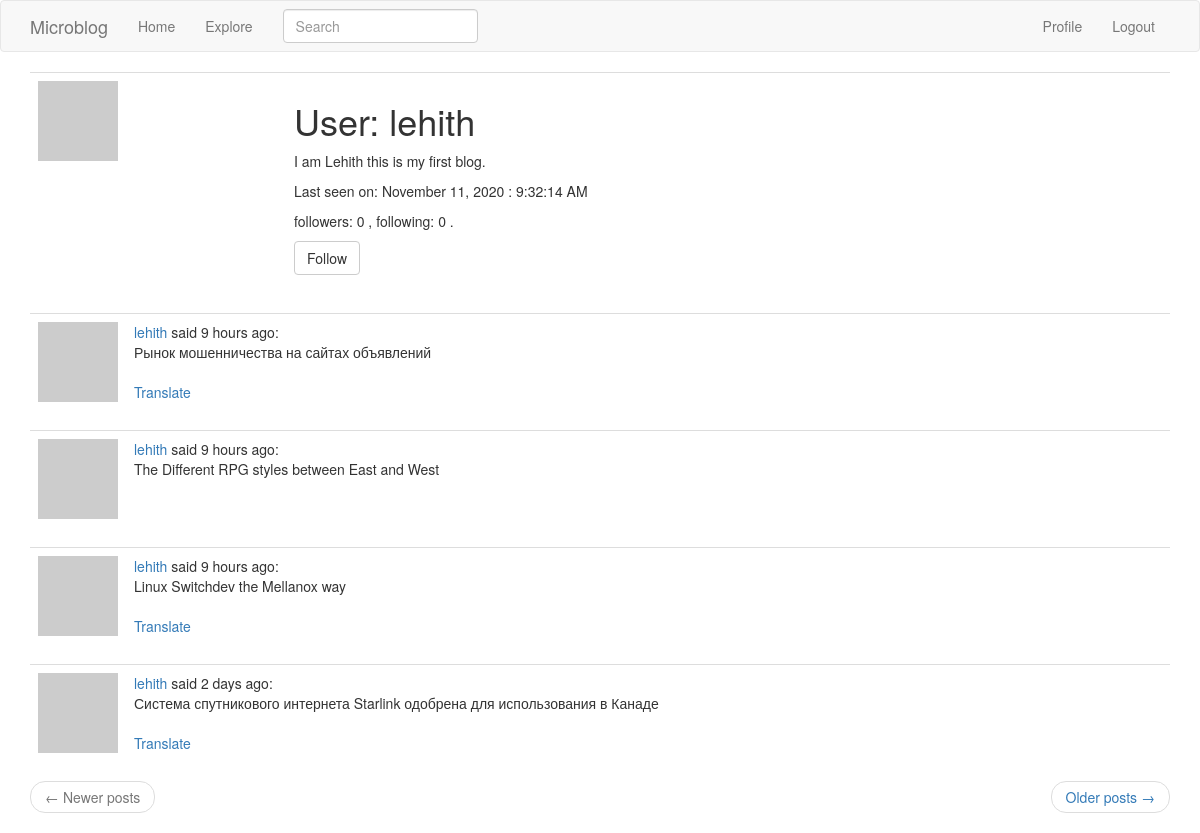
The app's page /user/lehith (signed in) with its own data.
### app/models.py (models this page shows, shortened)
class User(UserMixin, db.Model):
    id = db.Column(db.Integer, primary_key=True)
    username = db.Column(db.String(64), index=True, unique=True)
    email = db.Column(db.String(120), index=True, unique=True)
    password_hash = db.Column(db.String(128))
    about_me = db.Column(db.String(140))
    posts = db.relationship('Post', backref='author', lazy='dynamic')
    last_seen = db.Column(db.DateTime, default=datetime.utcnow)
    followed = db.relationship(
        'User', secondary=followers,
        primaryjoin=(followers.c.follower_id == id),
        secondaryjoin=(followers.c.followed_id == id),
        backref=db.backref('followers', lazy='dynamic'), lazy='dynamic')
    def avatar(self, size):
        digest = md5(self.email.lower().encode('utf-8')).hexdigest()
        return 'https://www.gravatar.com/avatar/{}?d=identicon&s={}'.format(
            digest, size)
    def is_following(self, user):
        return self.followed.filter(followers.c.followed_id == user.id).count() > 0

class SearchableMixin(object):
    @classmethod
    def before_commit(cls, session):
        session._changes = {
            'add': list(session.new),
            'update': list(session.dirty),
            'delete': list(session.deleted)
        }
    @classmethod
    def after_commit(cls, session):
        for obj in session._changes['add']:
            if isinstance(obj, SearchableMixin):
                add_to_index(obj.__tablename__, obj)
        for obj in session._changes['update']:
            if isinstance(obj, SearchableMixin):
                add_to_index(obj.__tablename__, obj)
        for obj in session._changes['delete']:
            if isinstance(obj, SearchableMixin):
                remove_from_index(obj.__tablename__, obj)
        session._changes = None

class Post(SearchableMixin, db.Model):
    __searchable__ = ['body']
    id = db.Column(db.Integer, primary_key=True)
    body = db.Column(db.String(140))
    timestamp = db.Column(db.DateTime, index=True, default=datetime.utcnow)
    user_id = db.Column(db.Integer, db.ForeignKey('user.id'))
    language = db.Column(db.String(5))

### app/main/routes.py (the view)
@bp.route('/user/<username>')
@login_required
def user(username):
    user = User.query.filter_by(username=username).first_or_404()
    page = request.args.get('page', 1, type=int)
    posts = user.posts.order_by(Post.timestamp.desc()).paginate(
        page, current_app.config['POSTS_PER_PAGE'], False)
    next_url = url_for('main.user', username=user.username,
                       page=posts.next_num) if posts.has_next else None
    prev_url = url_for('main.user', username=user.username,
                       page=posts.prev_num) if posts.has_prev else None
    form = EmptyForm()
    return render_template('user.html', user=user, posts=posts.items,
                           next_url=next_url, prev_url=prev_url, form=form)

### app/main/forms.py
class SearchForm(FlaskForm):
    q = StringField(_l('Search'), validators=[DataRequired()])
    def __init__(self, *args, **kwargs):
        if 'formdata' not in kwargs:
            kwargs['formdata'] = request.args
        if 'csrf_enabled' not in kwargs:
            kwargs['csrf_enabled'] = False
        super(SearchForm, self).__init__(*args, **kwargs)

class EmptyForm(FlaskForm):
    submit = SubmitField(_l('Submit'))

### app/main/routes.py (called while the page is built)
@bp.before_app_request
def before_request():
    if current_user.is_authenticated:
        current_user.last_seen = datetime.utcnow()
        db.session.commit()
        g.search_form = SearchForm()
    g.locale = str(get_locale())

### app/models.py (called while the page is built)
@login.user_loader
def load_user(id):
    return User.query.get(int(id))

### app/main/templates/user.html (shortened to what this page needs)
{% extends "base.html" %}
{% block app_content %}
    <table class="table table-hover">
        <tr>
            <td width="256px"><img src="{{ user.avatar(256) }}"></td>
            <td>
                <h1>{{ _('User')}}: {{ user.username }}</h1>
                {% if user.about_me %}
                    <p>{{ user.about_me }}</p>
                {% endif %}
                {% if user.last_seen %}
                    <p>{{ _('Last seen on: ')}}{{ moment(user.last_seen).format('LL') }} : {{ moment(user.last_seen).format('LTS') }}</p>
                {% endif %}
                <p>{{ _('followers:') }} {{ user.followers.count() }} , {{ _('following:') }} {{ user.followed.count() }} .</p>
                {% if user == current_user %}
                    <p><a href="{{ url_for('main.edit_profile') }}">{{ _('Edit your profile')}}</a></p>
                {% elif not current_user.is_following(user) %}
                    <p>
                    <form action="{{ url_for('main.follow', username=user.username) }}" method="post">
                        {{ form.submit(value=_('Follow'), class_='btn btn-default') }}
                    </form>
                    </p>
                {% endif %}
            </td>
        </tr>
    </table>
    {% for post in posts %}
        {% include '_post.html' %}
    {% endfor %}
    <nav aria-label="...">
        <ul class="pager">
            <li class="previous{% if not prev_url %} disabled{% endif %}">
                <a href="{{ prev_url or '#' }}">
                    <span aria-hidden="true">&larr;</span> {{ _('Newer posts')}}
                </a>
            </li>
            <li class="next{% if not next_url %} disabled{% endif %}">
                <a href="{{ next_url or '#' }}">
                    {{ _('Older posts')}} <span aria-hidden="true">&rarr;</span>
                </a>
            </li>
        </ul>
    </nav>
{% endblock %}

### app/main/templates/_post.html
<table class="table table-hover">
    <tr>
        <td width="70px">
            <a href="{{ url_for('main.user', username=post.author.username) }}">
                <img src="{{ post.author.avatar(70) }}"/>
            </a>
        </td>
        <td>
            <a href="{{ url_for('main.user', username=post.author.username) }}">
                {{ post.author.username }}
            </a>
            {{ _('said') }} {{ moment(post.timestamp).fromNow() }}:
            <br>
            <span id="post{{ post.id }}">{{ post.body }}</span>
            {% if post.language and post.language != g.locale %}
                <br><br>
              <span id="translation{{ post.id }}">
                <a href="javascript:translate(
                            '#post{{ post.id }}',
                            '#translation{{ post.id }}',
                            '{{ post.language }}',
                            '{{ g.locale }}');">{{ _('Translate') }}</a>
            </span>
            {% endif %}
        </td>
    </tr>
</table>

### records on screen
User: username "lehith", about_me "I am Lehith this is my first blog.", last_seen "November 11, 2020", last_seen "9:32:14 AM"
Post: author.username "lehith", timestamp "9 hours ago", body "Рынок мошенничества на сайтах объявлений"
Post: author.username "lehith", timestamp "9 hours ago", body "The Different RPG styles between East and West"
Post: author.username "lehith", timestamp "9 hours ago", body "Linux Switchdev the Mellanox way"
Post: author.username "lehith", timestamp "2 days ago", body "Система спутникового интернета Starlink одобрена для использования в Канаде"

### other values on screen
{{ user.followers.count() }} "0"
{{ user.followed.count() }} "0"
